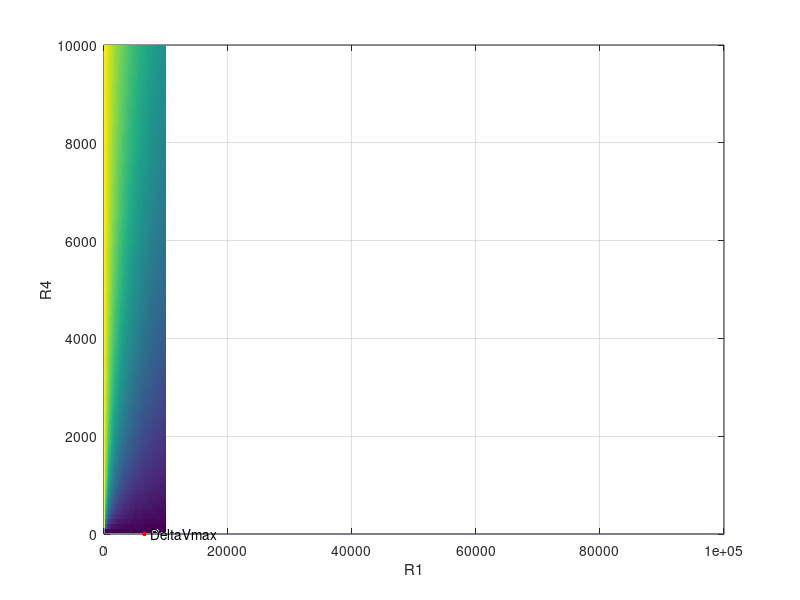

Write MATLAB code to recreate this figure.
close, clear, clc
%% Best Match for voltage divider
W=3000;
B=14000;
DeltaV=@(Rs) 5*B./(B+Rs)-5*W./(W+Rs);
Rs=[0:100000];
plot(Rs,DeltaV(Rs));
RsBest = sqrt(B*W);
fprintf ("Best match Rs: %f\n",RsBest);
DeltaVmax = DeltaV(RsBest);
fprintf ("Max DeltaV: %f\n",DeltaVmax);
hold on
plot (RsBest,DeltaVmax,'r.','markersize',10);
text (RsBest,DeltaVmax,"  \DeltaVmax");

%% Best Match for bridge
VoBridge = @(R1,R4) 5*(W./(RsBest+W)-R4./(R1+R4));
constant = 3;
edge=10000;
dim=100;
R4=linspace(1,edge,dim);
R1=linspace(1,edge,dim);
matrix = zeros(dim);
for x=1:dim
    matrix(x,:) = VoBridge(R1(x),R4);
end
surf(R4,R4,matrix,'edgecolor','none')
[m,i]=min(abs(matrix(:)));
x=floor(i/edge);
y=mod(i,edge);
grid on
hold on
%surf(linspace(1,edge,100),linspace(1,edge,100),zeros(dim))
xlabel('R1')
ylabel('R4')
const=5
VoBridge(const,sqrt(W/B)*const)